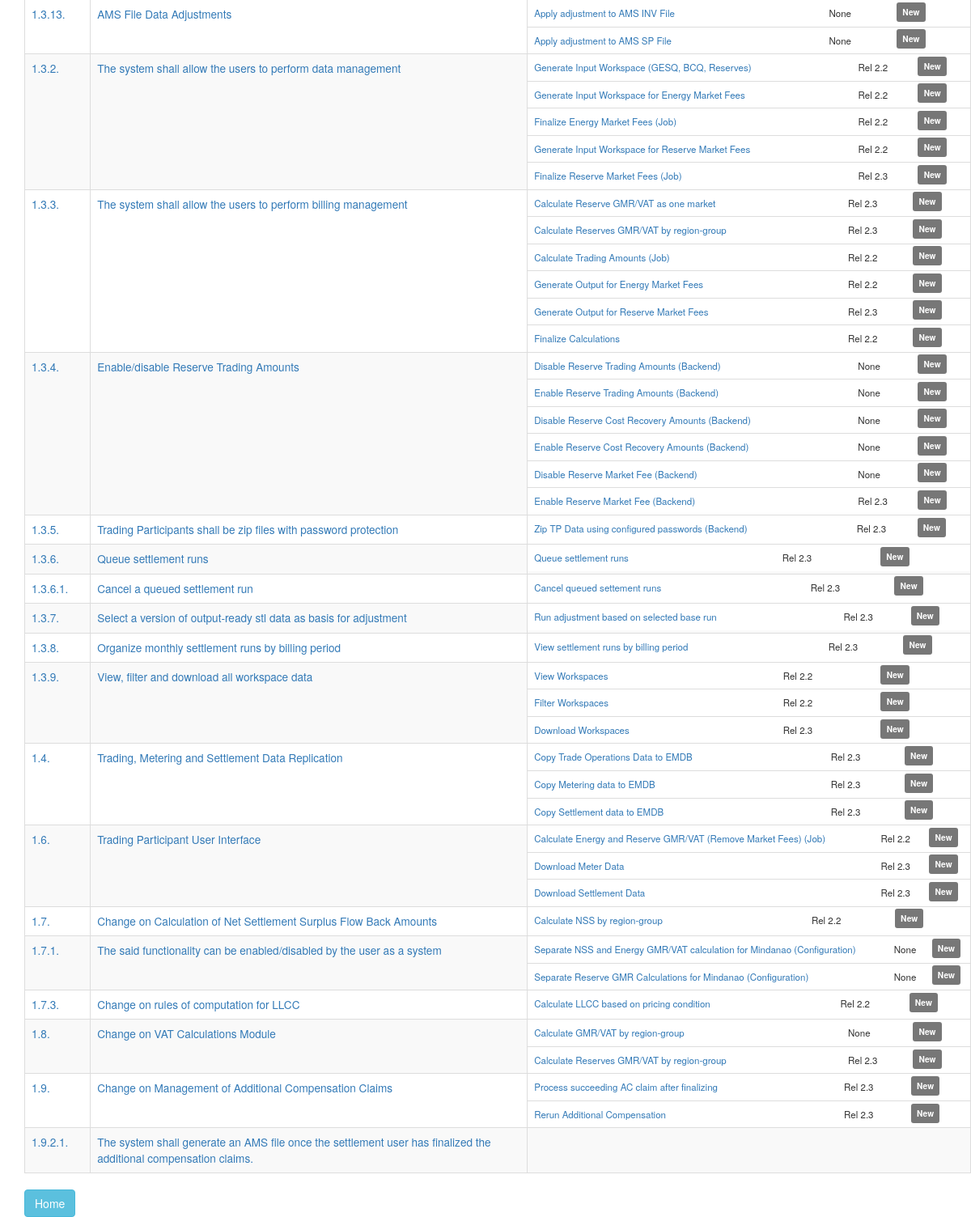
The page /joan/project/1/requirements (lower part) on the database as committed earlier.
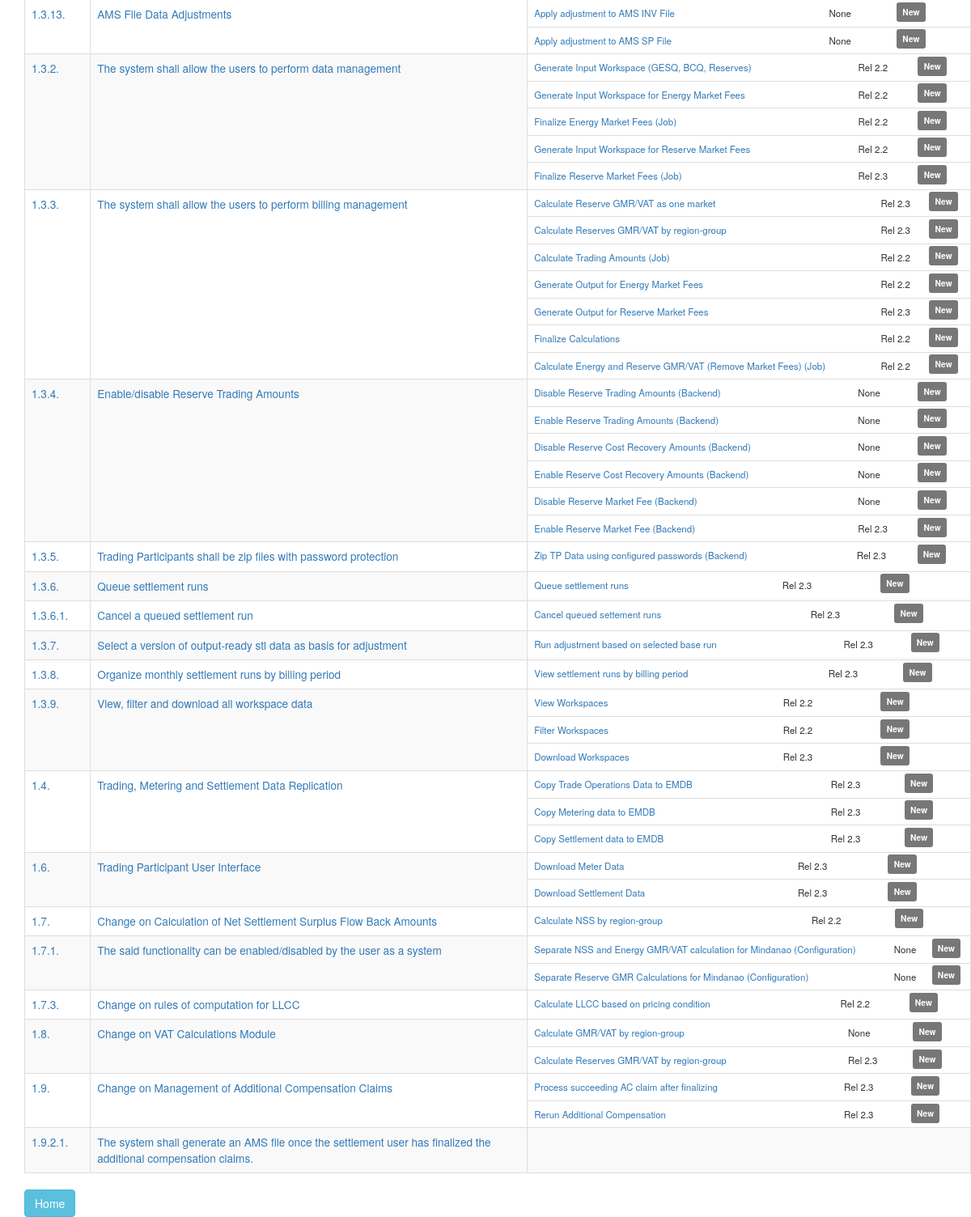
The same page on the database as committed later.
### joan/models.py (models this page shows, shortened)
class Requirement(models.Model):
    project = models.ForeignKey(Project, on_delete=models.CASCADE, default=DEFAULT_PROJECT)
    reqd_id = models.CharField('No.',max_length=15,blank=True)
    requirement_heading = models.CharField('Category', max_length=70,blank=True)
    requirement_text = models.CharField('Requirement Name', max_length=300)
    requirement_details = models.TextField('Details',max_length=400,blank=True,null=True)
    created_at = models.DateTimeField(auto_now_add=True,null=True)
    updated_at = models.DateTimeField(auto_now=True,null=True)
    with_reqd_id = models.BooleanField('With Identifier',default=True)
    def __str__(self):
        return self.requirement_heading
    class Meta:
        ordering = ['reqd_id', 'id']

class Feature(models.Model):
    NEW = 'NW'
    DONE_USE_CASE = 'DU'
    IN_PROGRESS = 'IP'
    DONE = 'DO'
    FEATURE_STATUS_CHOICES = (
        (NEW, 'New'),
        (DONE_USE_CASE, 'Use Case Done'),
        (IN_PROGRESS, 'In Progress'),
        (DONE, 'Done'),
    )
    project = models.ForeignKey(Project, on_delete=models.CASCADE, default=DEFAULT_PROJECT)
    requirements = models.ManyToManyField(Requirement)
    release = models.ForeignKey(Release, on_delete=models.CASCADE, null=True, blank=True)
    feature_heading = models.CharField('Category', max_length=50,blank=True)
    feature_text = models.CharField('Feature Name', max_length=200)
    feature_details = models.TextField('Details',max_length=300,blank=True,null=True)
    feature_status = models.CharField(max_length=2,choices=FEATURE_STATUS_CHOICES,default=NEW,)
    created_at = models.DateTimeField(auto_now_add=True,null=True)
    updated_at = models.DateTimeField(auto_now=True,null=True)
    def __str__(self):
        return self.feature_text

class Release (models.Model):
    project = models.ForeignKey(Project, on_delete=models.CASCADE, default=DEFAULT_PROJECT)
    release_name = models.CharField(max_length=50)
    release_target_date = models.DateField(blank=True, null=True)
    release_actual_date = models.DateField(blank=True, null=True)
    release_uat_start_date = models.DateField(blank=True, null=True)
    release_uat_end_date = models.DateField(blank=True, null=True)
    release_details = models.CharField(max_length=70,blank=True)
    def __str__(self):
        return "Rel " + self.release_name

### joan/views.py (the view)
# urls.py: url(r'^project/(?P<pk>[a-zA-Z0-9-]+)/requirements', views.ProjectRequirementsView.as_view(), name='requirements_list'),
class ProjectRequirementsView(generic.DetailView):
    model = Project
    template_name = 'joan/requirements_list.html'

### joan/models.py (called while the page is built)
    def __str__(self):
        return self.project_name

### joan/templates/joan/requirements_list.html (shortened to what this page needs)
{% load static %}
{% load bootstrap3 %}
{% bootstrap_css %}
<link rel="stylesheet" type="text/css" href="{% static 'joan/style.css' %}" />
<div class="container">
  <h2>All Requirements</h2> Project: <a href="{% url 'joan:project' project.id %}">{{ project }}</a> <br> Requirement Count: {{ project.requirement_set.count }}
  <br> <br>
  <div class="container horizontal-scroll">
    <div class="row">
      <table class="table table-striped table-bordered">
        {% for requirement in project.requirement_set.all %}
        <tr>
          {% if requirement.with_reqd_id %}
            <td><small><a href="{% url 'joan:requirement' requirement.id %}">{{ requirement.reqd_id }}</a></small></td>
          {% endif %}
            <td class="col-md-6"><small><a href="{% url 'joan:requirement' requirement.id %}">{{ requirement }}</a></small></td>
          {% if requirement.feature_set.count == 0 %}
            <td></td>
          {% else %}
            <td style="padding: 0" class="col-md-6">
              <table class="table table-borderless" style="margin-bottom:0;">
                {% for feature in requirement.feature_set.all %}
                <tr>
                  <td><small><small><a href="{% url 'joan:feature' feature.id %}">{{ feature }}</a><small></small></td>
                  <td><small><small>{{ feature.release }}<small></small></td>
                    {% if feature.feature_status == 'NW' %}
                    <td><span class="label label-default"><small>{{ feature.get_feature_status_display }}</small></span></td>
                    {% elif feature.feature_status == 'DU' %}
                    <td><span class="label label-warning"><small>{{ feature.get_feature_status_display }}</small></span></td>
                    {% elif feature.feature_status == 'IP' %}
                    <td><span class="label label-info"><small>{{ feature.get_feature_status_display }}</small></span></td>
                    {% elif feature.feature_status == 'DO' %}
                    <td><span class="label label-success"><small>{{ feature.get_feature_status_display }}</small></span></td>
                    {% endif %}
                </tr>
                  {% endfor %}
              </table>
            </td>
          {% endif %}
        </tr>
        {% endfor %}
      </table>
    </div>
</div>
  <a class="btn btn-info" href="{% url 'joan:project' project.id %}">Home</a>
</div>

Rows that differ between the two databases and show on the page:
changed Requirement "The system shall allow the users to perform billing management": gains Feature (feature_text "Calculate Energy and Reserve GMR/VAT (Remove Market Fees) (Job)", release "Rel 2.2", feature_status "New")
changed Requirement "Trading Participant User Interface": loses Feature (feature_text "Calculate Energy and Reserve GMR/VAT (Remove Market Fees) (Job)", release "Rel 2.2", feature_status "New")
